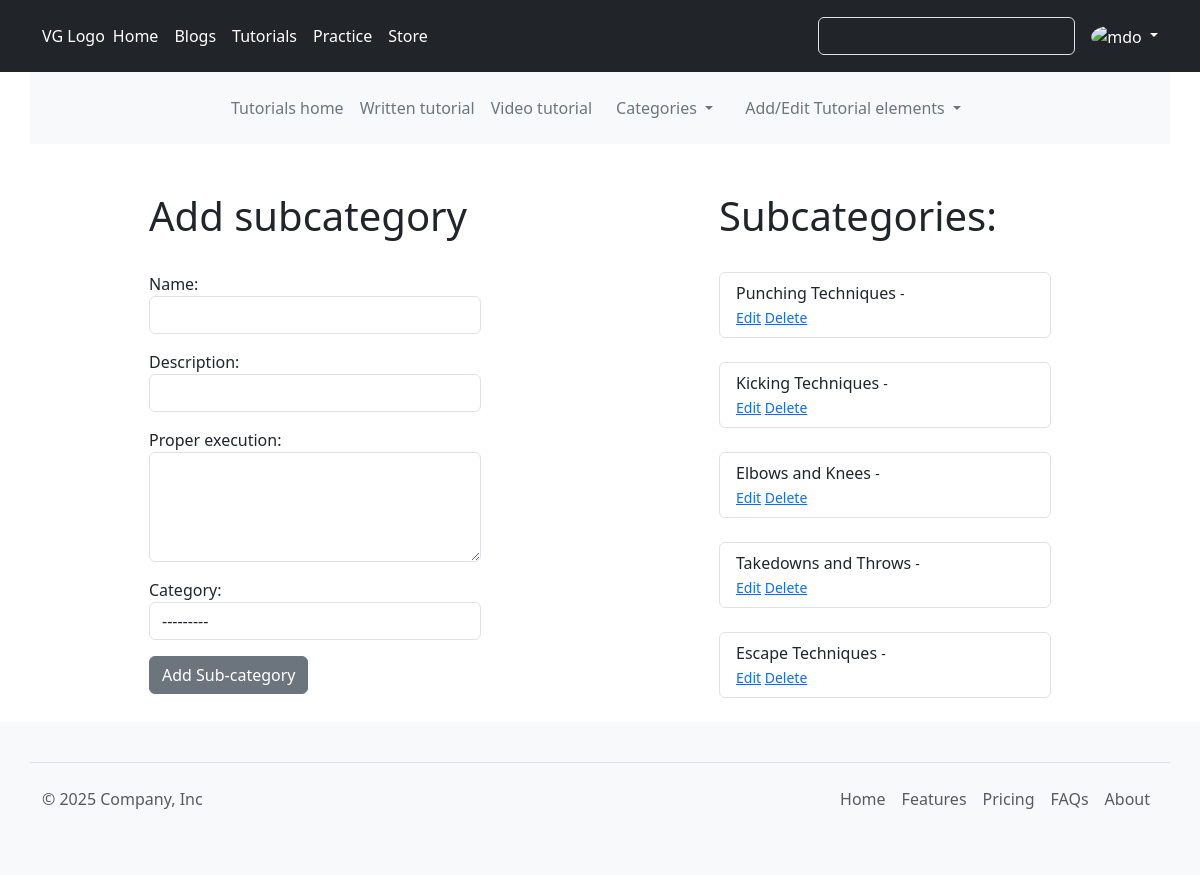
Screenshot of /tutorials/category/subcategory/add-subcategory (signed in) with the database file from the repository.
### tutorials/models.py (models this page shows, shortened)
class AddedElement(models.Model):
    name = models.CharField(max_length=150)
    slug = models.SlugField(unique=True)
    creation_date = models.DateTimeField(auto_now_add=True)
    update_date = models.DateTimeField(auto_now=True)
    class Meta:
        abstract = True

class Category(AddedElement):
    description = models.CharField(max_length=250)
    added_by= models.ForeignKey(User, on_delete=models.PROTECT,
                                related_name='tutorials_category_added_by')
    def __str__(self):
        return self.name

class SubCategory(AddedElement):
    description = models.CharField(max_length=250)
    proper_execution = models.TextField()
    category = models.ForeignKey(Category, on_delete=models.SET_NULL, null=True,
                                related_name='subcategories')
    added_by= models.ForeignKey(User, on_delete=models.PROTECT,
                                related_name='tutorials_subcategory_added_by')

### tutorials/views.py (the view)
# urls.py: path('category/subcategory/add-subcategory', views.AddSubategoryView.as_view(), name='add_subcategory'),
class AddSubategoryView(CreateView):
    model = subCategory
    form_class = subCategoryForm
    template_name = 'tutorials/add_subcategory.html'
    def get_context_data(self, **kwargs):
        subcategory_list = SubCategory.objects.all()
        category_list = Category.objects.all()
        context = super(AddSubategoryView, self).get_context_data(**kwargs)
        context['category_list'] = category_list
        context['element_list'] = subcategory_list
        return context

### tutorials/forms.py (shortened to what this page needs)
class subCategoryForm(forms.ModelForm):
    class Meta:
        model = SubCategory
        fields = "__all__"
        exclude = ("slug",)
        widgets = {
            'name': forms.TextInput(attrs={'class': 'form-control col-md-4'},),
            'description': forms.TextInput(attrs={'class': 'form-control col-md-4', 'rows':4},),
            'proper_execution': forms.Textarea(attrs={'class': 'form-control col-md-4', 'rows':4},),
            'added_by': forms.TextInput(attrs={'class': 'form-control col-md-4', 'value':'', 'id':'author', 'type':'hidden'}),
            'category': forms.Select(attrs={'class': 'form-control col-md-4'}, choices = category_options),
        }

### templates/tutorials/add_subcategory.html (shortened to what this page needs)
{% extends 'base.html' %}
{% block content %}
<main class="container">
    <br>
    <div class="row g-5 justify-content-around">
            <div class="col-md-4">
                <h1>Add subcategory</h1><br>
                <form method="POST">
                    {{form.as_p | safe }}
                    <button class="btn btn-secondary" name="add_subcategory">Add Sub-category</button>
                </form>
            </div>
            <div class="col-4">
                <h1>Subcategories:</h1><br>
                    {% for item in element_list %}
                        <div class="list-group">
                            <button type="button" class="list-group-item list-group-item-action">
                            <a class="dropdown-item" href="{% url 'tutorials:tttutorial_technique' item.pk %}">{{item.name}}
                        {% for group in user.groups.all%}
                            {% if "Blog manager" or "Manager" in group.name %}
                            <small>- <a href="{% url 'tutorials:update_subcategory' item.pk %}">Edit</a> <a href="{% url 'tutorials:delete_subcategory' item.pk %}">Delete</a></small>
                            {% endif %}
                        {% endfor %}
                            </a>
                            </button>
                        </div> <br>
                    {% endfor %}
                </div>
            </div>
        </div>
{% endblock content %}

### templates/partials/_header.html (shortened to what this page needs)
<header class="p-3 text-bg-dark">
  <div class="container">
    <div class="d-flex flex-wrap align-items-center justify-content-center justify-content-lg-start">
      <a href="/" class="d-flex align-items-center mb-2 mb-lg-0 text-white text-decoration-none">
        VG Logo
      </a>
      <ul class="nav col-12 col-lg-auto me-lg-auto mb-2 justify-content-center mb-md-0" data-bs-theme="dark">
        <li><a href="#" class="nav-link px-2 text-white">Home</a></li>
        <li><a href="http://127.0.0.1:8002/" class="nav-link px-2 text-white">Blogs</a></li>
        <li><a href="{% url 'tutorials:home' %}" class="nav-link px-2 text-white">Tutorials</a></li>
        <li><a href="#" class="nav-link px-2 text-white">Practice</a></li>
        <li><a href="#" class="nav-link px-2 text-white">Store</a></li>
      </ul>
      <form class="col-12 col-lg-auto mb-3 mb-lg-0 me-lg-3" role="search">
        <input type="search" class="form-control form-control-dark text-bg-dark" placeholder="Search..." aria-label="Search">
      </form>
      {% if user.is_authenticated %}
      <div class="dropdown text-end" data-bs-theme="dark">
        <a href="#" class="d-block link-body-emphasis text-decoration-none dropdown-toggle" data-bs-toggle="dropdown" aria-expanded="false">
          <img src="https://github.com/mdo.png" alt="mdo" width="32" height="32" class="rounded-circle">
        </a>
      </div>
      {% endif %}
    </div>
  </div>
</header>
<div class="container bg-body-tertiary">
    <header class="d-flex justify-content-center py-3">
      <ul class="nav col-12 col-md-auto mb-2 justify-content-center mb-md-0">
        <li><a href="{% url 'tutorials:home' %}" class="nav-link px-2 text-secondary">Tutorials home</a></li>
        <li><a href="{% url 'tutorials:tttutorial' %}" class="nav-link px-2 text-secondary">Written tutorial</a></li>
        <li><a href="{% url 'tutorials:vtutorial' %}" class="nav-link px-2 text-secondary">Video tutorial</a></li>
        {% if category_list%}
          <li class="nav-item dropdown">
            <a class="nav-link dropdown-toggle text-secondary" href="#" role="button" data-bs-toggle="dropdown" aria-expanded="false">
              Categories
            </a>
          </li>
        {% else %}
        <li class="nav-item">
          <a class="nav-link text-secondary" href="#">Categories</a>
        </li>
        {% endif %}
      {% for group in user.groups.all%}
        {% if "Blog manager" or "Manager" in group.name %}
          <li class="nav-item dropdown">
            <a class="nav-link dropdown-toggle text-secondary" href="#" role="button" data-bs-toggle="dropdown" aria-expanded="false">
              Add/Edit Tutorial elements
            </a>
          </li>
        {% endif %}
      {% endfor %}
      </ul>
    </header>
  </div>

### rows the page displays
SubCategory: name "Punching Techniques"
SubCategory: name "Kicking Techniques"
SubCategory: name "Elbows and Knees"
SubCategory: name "Takedowns and Throws"
SubCategory: name "Escape Techniques"
